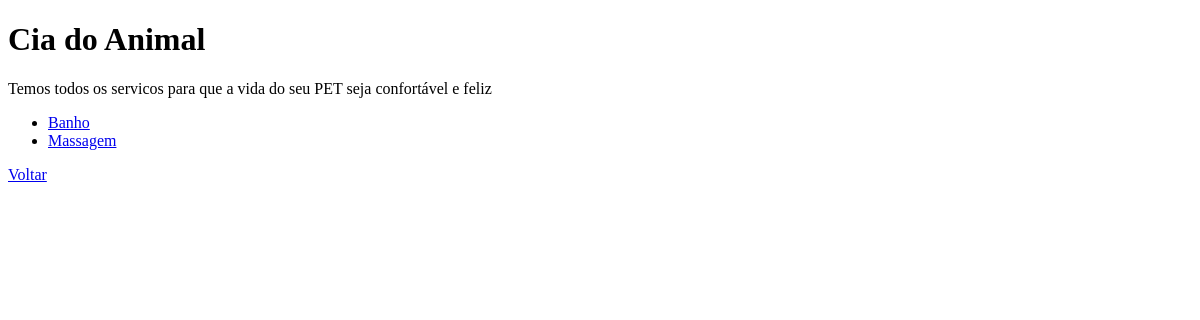
/servicos/, run on an earlier commit of the app's database.
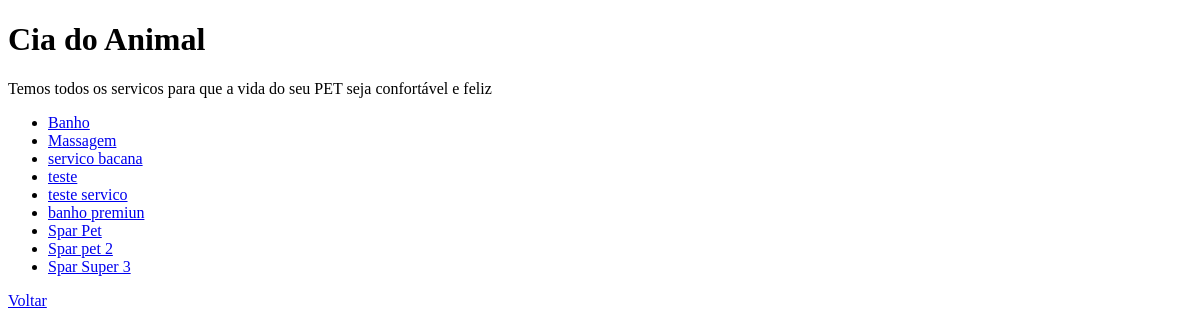
And on a later commit of the database.
### tables this page shows
CREATE TABLE servicos (id INTEGER PRIMARY KEY AUTOINCREMENT, nome VARCHAR (255), url_link VARCHAR (255), descricao VARCHAR (255), preco DECIMAL (5, 2), destaque BOOLEAN DEFAULT (0));

### petshop.py (the view)
@app.route("/servicos/")
def servicos():
    con = sqlite3.connect("petshop.db")
    cur = con.cursor()
    cur.execute("SELECT nome, url_link FROM servicos")
    servicos_bd = cur.fetchall()
    con.close()
    return render_template("servicos.html", servicos=servicos_bd)

### templates/servicos.html
{% extends "base.html" %}
{% block conteudo %}
    <p>Temos todos os servicos para que a vida do seu PET seja confortável e feliz</p>
    <ul>
        {% for servico in servicos %}
            <li><a href="/servicos/{{servico[1]}}/detalhes">{{servico[0]}}</a></li>
        {% endfor %}
    </ul>
    <a href="/">Voltar</a>
{% endblock %}

### templates/base.html (shortened to what this page needs)
<!DOCTYPE html>
<html lang="pt-BR">
<head>
</head>
<body>
    <h1>Cia do Animal</h1>
    {% block conteudo %}
    {% endblock %}
</body>
</html>

What changed in the data, as far as the page shows it:
added servicos: nome "servico bacana"
added servicos: nome "teste"
added servicos: nome "teste servico"
added servicos: nome "banho premiun"
added servicos: nome "Spar Pet"
added servicos: nome "Spar pet 2"
added servicos: nome "Spar Super 3"
